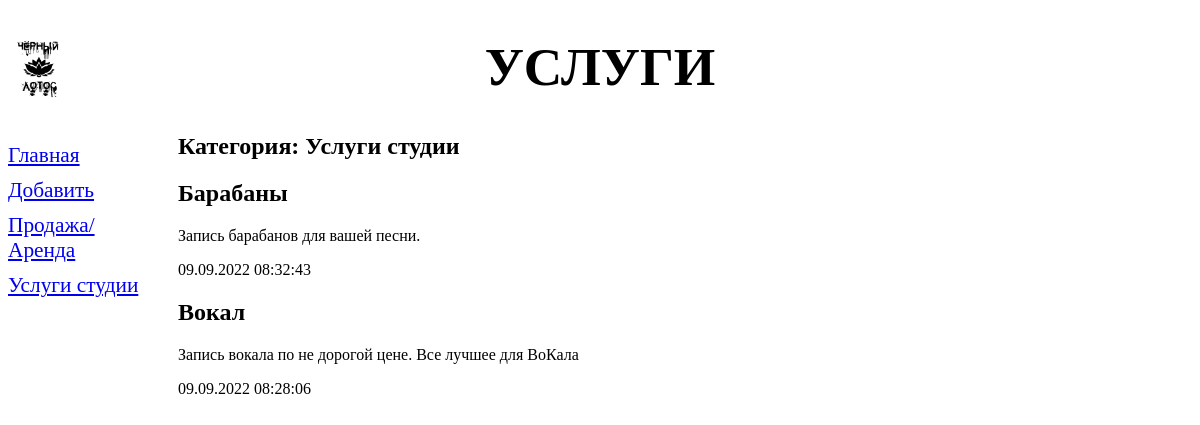
The app's page /gods/1/ with its own data.
### gods/models.py (models this page shows, shortened)
class Rubric(models.Model):
    name = models.CharField(max_length=20, db_index=True, verbose_name='Название')
    class Meta:
        verbose_name_plural = 'Рубрики'
        verbose_name = 'Рубрика'
        ordering = ['name']

class Gs(models.Model):
    title = models.CharField(max_length=50, verbose_name='Услуга')
    content = models.TextField(null=True, blank=True, verbose_name='Описание')
    price = models.FloatField(null=True, blank=True, verbose_name='Цена')
    published = models.DateTimeField(auto_now_add=True, db_index=True, verbose_name='Дата публикации')
    rubric = models.ForeignKey('Rubric', null=True, on_delete=models.PROTECT, verbose_name='Рубрика')
    class Meta:
        verbose_name_plural = "Услуги"
        verbose_name = 'Объявление'
        ordering = ['-published']

### gods/views.py (the view)
# urls.py: path('<int:rubric_id>/', by_rubric, name='by_rubric'),
def by_rubric(request, rubric_id):
    ggs = Gs.objects.filter(rubric=rubric_id)
    rubrics = Rubric.objects.all()
    current_rubric = Rubric.objects.get(pk=rubric_id)
    context = {'ggs': ggs, 'rubrics': rubrics, 'current_rubric': current_rubric}
    return render(request, 'gods/by_rubric.html', context)

### gods/templates/gods/by_rubric.html (shortened to what this page needs)
{% extends "layout/basic.html" %}
{% block content %}
<h2>Категория: {{ current_rubric.name }}</h2>
{% for gg in ggs %}
<div>
    <h2>{{ gg.title }}</h2>
    <p>{{ gg.content }}</p>
    <p>{{ gg.published|date:"d.m.Y H:i:s" }}</p>
</div>
{% endfor %}
{% endblock %}

### gods/templates/layout/basic.html (shortened to what this page needs)
{% load static %}
<!DOCTYPE html>
<html>
    <head>
        <link rel="stylesheet" type="text/css"
        href="{% static 'gods/style.css' %}">
    </head>
    <body>
        <header>
            <h1>Услуги</h1>
        </header>
        <nav>
            <a href="{% url 'index' %}">Главная</a>
            <a href="{% url 'add' %}">Добавить</a>
            {% for rubric in rubrics %}
            <a href="{% url 'by_rubric' rubric.pk %}">
            {{ rubric.name }}</a>
            {% endfor %}
        </nav>
        <section>
        {% block content %}
        {% endblock %}
        </section>
    </body>
</html>

### gods/static/gods/style.css (style rules this page uses)
header h1 { font-size: 40pt; text-transform: uppercase; text-align: center; background: url("gs.png") left / auto 100% no-repeat; }
nav { font-size: 16pt; width: 150px; float: left; }
nav a { display: block; margin: 10px 0px; }
section { margin-left: 170px; }

### records on screen
Rubric: name "Продажа/Аренда"
Rubric: name "Услуги студии"
Gs: title "Барабаны", content "Запись барабанов для вашей песни.", published "09.09.2022 08:32:43"
Gs: title "Вокал", content "Запись вокала по не дорогой цене. Все лучшее для ВоКала", published "09.09.2022 08:28:06"
